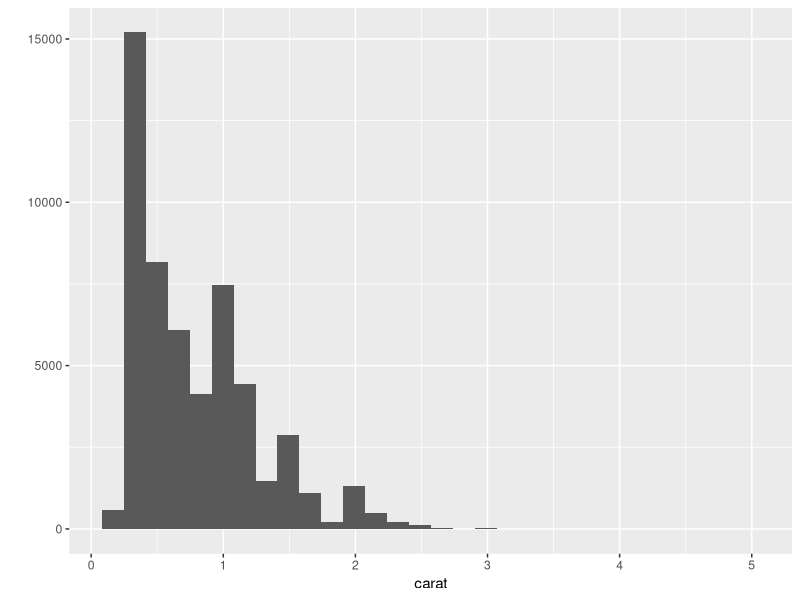
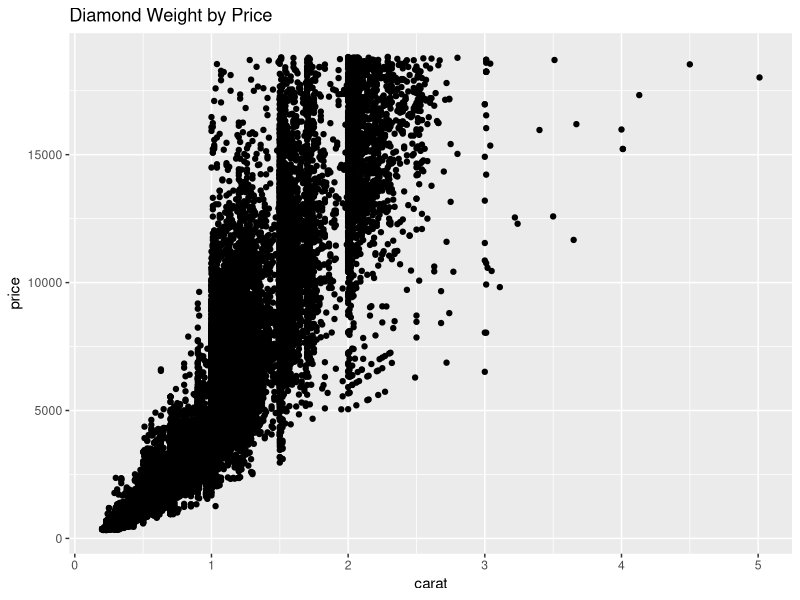
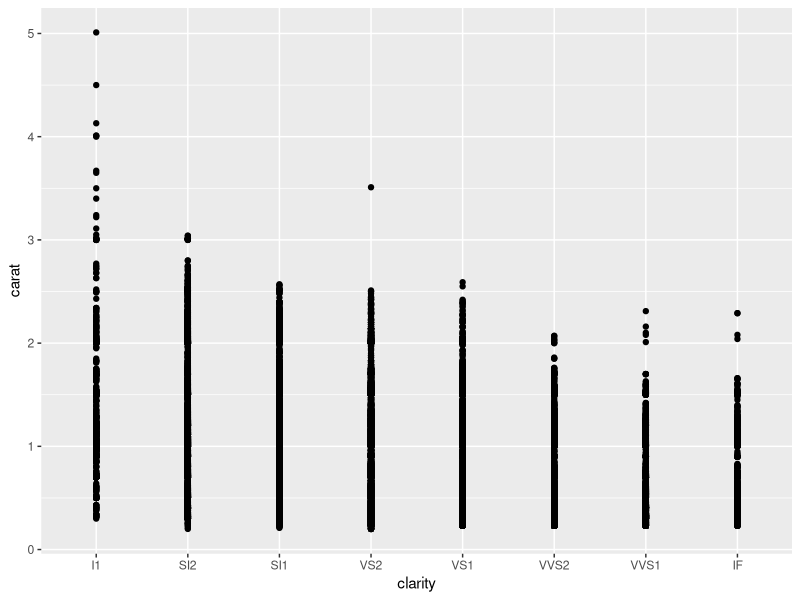
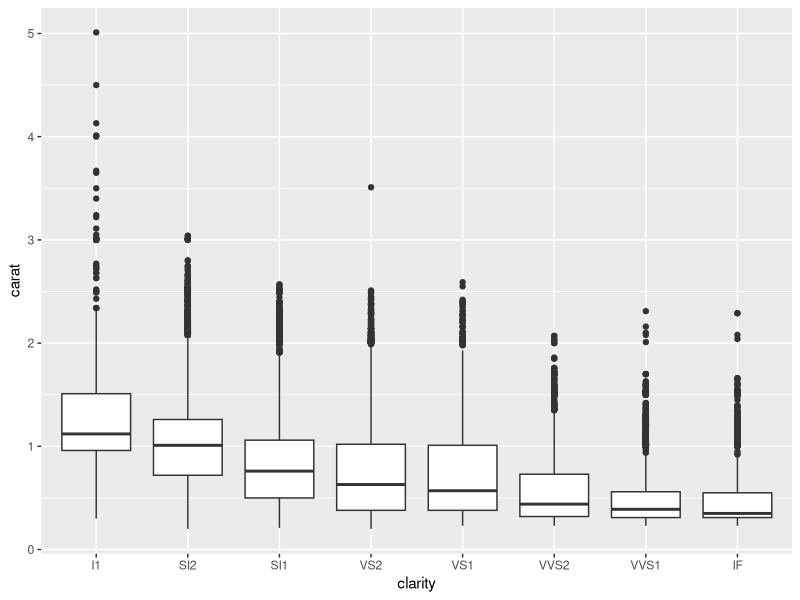
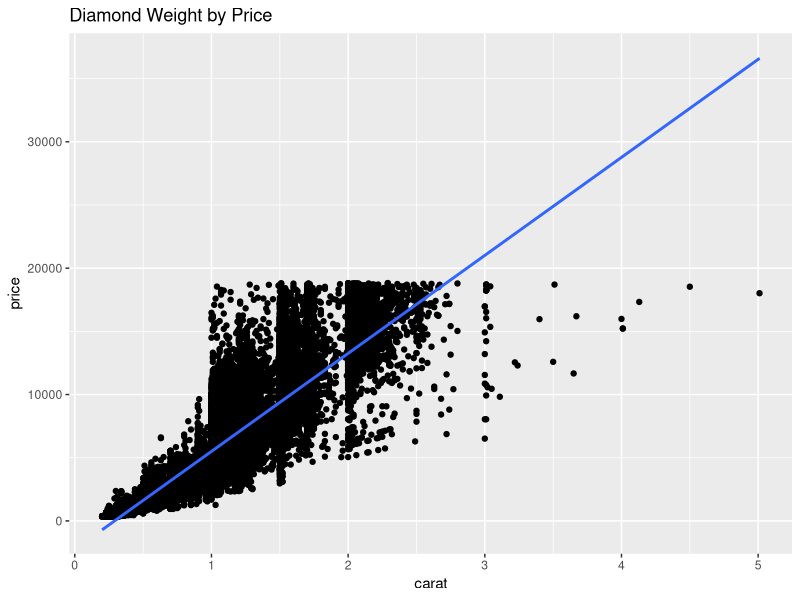
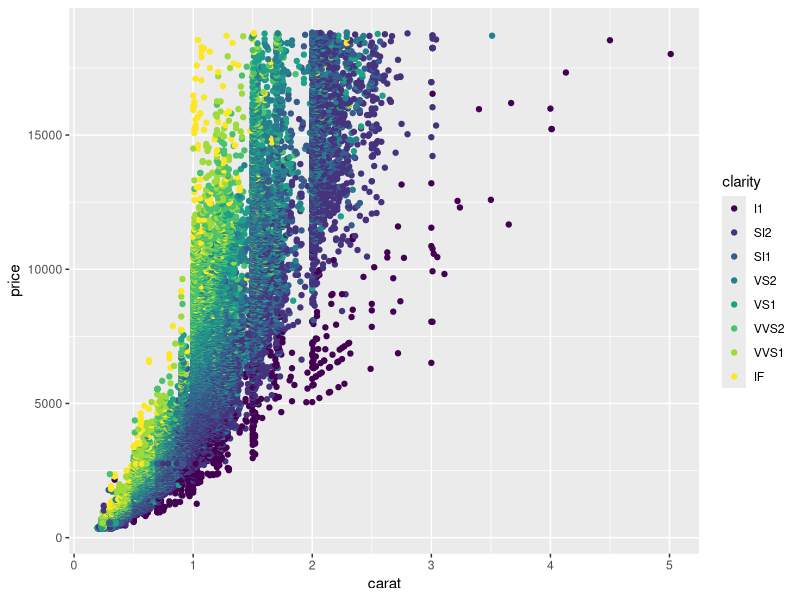
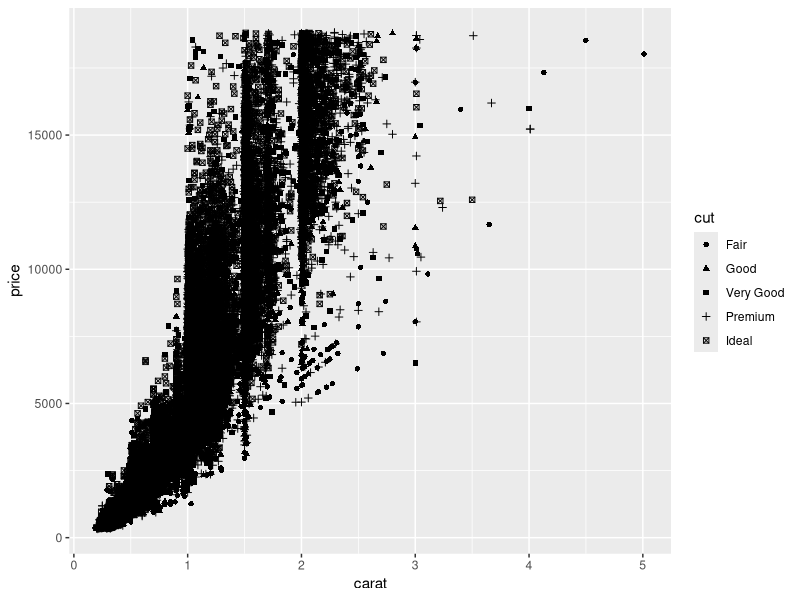
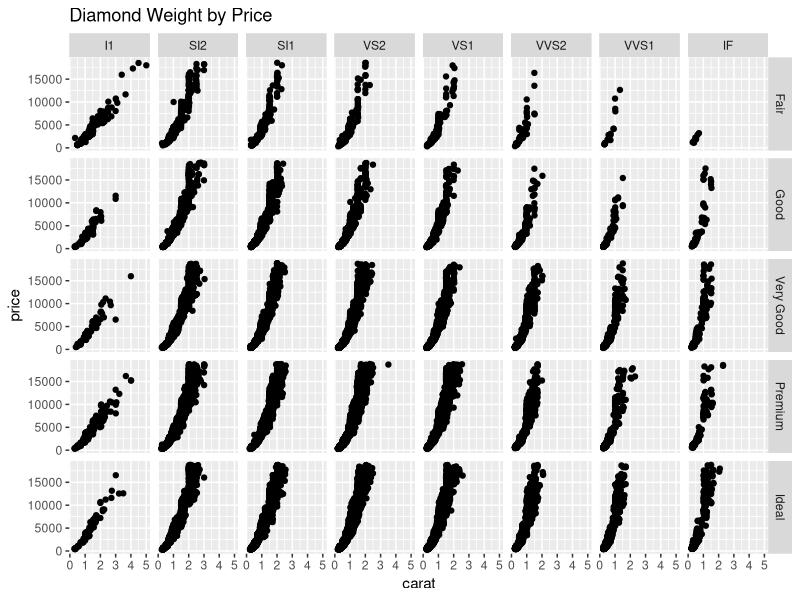

Reproduce these figures in R, in order.
## ---- chunk 1
library(tidyverse)
head(diamonds)
## ---- chunk 2
library(tidyverse)
qplot(x=carat, data=diamonds)
## ---- chunk 3
qplot(x=carat, y=price, data=diamonds, main="Diamond Weight by Price")
## ---- chunk 4
qplot(x=clarity, y=carat, data=diamonds)
## ---- chunk 5
qplot(x=clarity, y=carat, 
      data=diamonds, geom="boxplot")
## ---- chunk 6
weight_by_price <- qplot(x=carat, y=price, data=diamonds, main="Diamond Weight by Price")

weight_by_price + stat_smooth(method="lm")
## ---- chunk 7
qplot(x=carat, y=price, 
      data=diamonds, color=clarity)
qplot(x=carat, y=price, 
      data=diamonds, shape=cut)
## ---- chunk 8
qplot(x=carat, y=price, data=diamonds, 
      main="Diamond Weight by Price", facets=cut~clarity)
## ---- chunk 9

qplot(x=carat, y=price, data=diamonds, 
      main="theme_bw", color=clarity) + 
  theme_bw(20)

## ---- chunk 10
qplot(x=carat, y=price, data=diamonds, 
      main="theme_classic", color=clarity) + 
  theme_classic(20)
## ---- chunk 11
background <- ggplot(data = diamonds, aes(x = clarity, y=price))
## ---- chunk 12
with_boxplot <- background + geom_boxplot(aes(fill=cut))
with_boxplot
## ---- chunk 13
with_boxplot + theme_bw(20) + 
  labs(title="Price by Clarity") + scale_y_continuous(limits=c(0,25000)) + 
  annotate("text", x=4.5, y=23000, label="Lots of outliers", size= 4)
